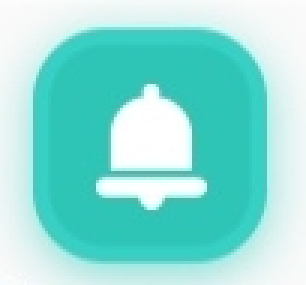
#> input picture bell.jpg, 102 x 95 px (shown 3 times larger)
$ python code.py
#> lines starting #> are read from the running program, lines starting #| are printed output that depends on the picture
import os
import subprocess
import numpy as np
import cv2
import matplotlib.pyplot as plt
import time
import random
from PIL import Image
import pytesseract
from pytesseract.pytesseract import prepare
"""
模擬器:藍牛排 5 64bit
解析度:1920*1080

bell pos :[(25,85),(40,100)]
"""
#path
phone_y_bias = 150
bell = 'bell.jpg'
notjoin = 'notjoin.jpg'
join = 'join.jpg'
next_btu = 'next.jpg'
leave = 'leave.jpg'
prepare = 'prepare.jpg'
fail = 'fail.jpg'
redbtu = 'redbtu.jpg'


pytesseract.pytesseract.tesseract_cmd = r"C:/Program Files/Tesseract-OCR/tesseract.exe"

class pos:
    def __init__(self,x1,x2,y1,y2):
        self.x1 = x1
        self.x2 = x2
        self.y1 = y1 + phone_y_bias
        self.y2 = y2 + phone_y_bias

bell_pos = pos(25,120,15,100)
missionInfo_pos = pos(330,815,600,655)
notjoin_pos = pos(80,500,1650,1750)
join_pos = pos(580,950,1650,1750)
prepare_pos = pos(320,755,1420,1550)
finish_nextstep_pos = pos(375,700,1850,1930)
leave_pos = pos(160,480,1850,1930)
redbtu_pos = pos(460,625,1690,1850)

mode = 'wait'

timeout = 500
threshold = 0.6
device_ip = 'L8AIB760R374YBF'


def adb_shell(cmd,device=None):
    if device is None:
        res = subprocess.Popen('adb '+cmd, shell=True, stdin=subprocess.PIPE, stdout=subprocess.PIPE, stderr=subprocess.PIPE,encoding='utf8')
    else:
        res = subprocess.Popen('adb -s '+device+' '+cmd, shell=True, stdin=subprocess.PIPE, stdout=subprocess.PIPE, stderr=subprocess.PIPE,encoding='utf8')
    result = res.stdout.read()
    res.wait()
    res.stdout.close()
    if res.poll() == 0:
        return result.replace('\r\n','\n')
    else:
        return '-1'

def adb_screenshot(device):
    res = subprocess.Popen('adb -s '+device+' shell screencap -p', shell=True, stdin=subprocess.PIPE, stdout=subprocess.PIPE, stderr=subprocess.PIPE)
    result = res.stdout.read()
    res.wait()
    res.stdout.close()
    if res.poll() == 0:
        return  cv2.imdecode(np.frombuffer(result.replace(b'\r\n',b'\n'), np.uint8), cv2.IMREAD_UNCHANGED)
    else:
        return '-1'

# [29 lines left out: functions calculate, classify_hist_with_split, not called in this run]

def sim(img1,img2):
    return classify_hist_with_split(img1,img2)


def picture_cut(img,pos):
    #img[start_y:start_y+hight,start_x:start_x+width]
    if pos == 'bell':
        return img[bell_pos.y1:bell_pos.y2,bell_pos.x1:bell_pos.x2]
    elif pos == 'missionInfo':
        return img[missionInfo_pos.y1:missionInfo_pos.y2,missionInfo_pos.x1:missionInfo_pos.x2]
    elif pos == 'next':
        return img[finish_nextstep_pos.y1:finish_nextstep_pos.y2,finish_nextstep_pos.x1:finish_nextstep_pos.x2]
    elif pos == 'leave':
        return img[leave_pos.y1:leave_pos.y2,leave_pos.x1:leave_pos.x2]
    elif pos == 'redbtu':
        return img[redbtu_pos.y1:redbtu_pos.y2,redbtu_pos.x1:redbtu_pos.x2]
    else:
        return img

# [35 lines left out: functions random_touch_pos, IsCorrectMission, not called in this run]

def OCR(image):
    text = pytesseract.image_to_string(cv2.resize(image,(500,50),interpolation=cv2.INTER_CUBIC), lang='chi_tra',config=r'--psm 6')
    return text


print(adb_shell('kill-server'))
print(adb_shell('version'))
print(adb_shell('connect '+device_ip))
print(adb_shell('devices'))
#read picture
Bell = cv2.imread(bell)
#> Bell is the input picture: shape (95, 102, 3); mean B, G, R 215.6, 222.9, 141.9
Notjoin = cv2.imread(notjoin)
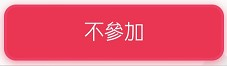
#> input picture notjoin.jpg, 227 x 66 px
#> Notjoin is the input picture: shape (66, 227, 3); mean B, G, R 113, 88.4, 234.7
Join = cv2.imread(join)
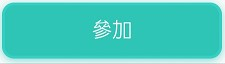
#> input picture join.jpg, 225 x 64 px
#> Join is the input picture: shape (64, 225, 3); mean B, G, R 192, 204.4, 74.8
Next = cv2.imread(next_btu)
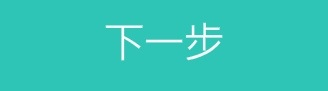
#> input picture next.jpg, 328 x 91 px
#> Next is the input picture: shape (91, 328, 3); mean B, G, R 183.5, 198, 50.7
Leave = cv2.imread(leave)
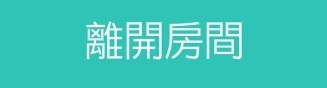
#> input picture leave.jpg, 327 x 88 px
#> Leave is the input picture: shape (88, 327, 3); mean B, G, R 187, 200.4, 62.2
Prepare = cv2.imread(prepare)
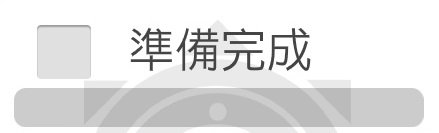
#> input picture prepare.jpg, 439 x 133 px
#> Prepare is the input picture: shape (133, 439, 3); mean B, G, R 227.6, 227.6, 227.6
Fail = cv2.imread(fail)
Redbtu = cv2.imread(redbtu)


missions = ['遺跡魔像','艾基','不死族','警衛人偶']
count = 1

while True:
    time.sleep(0.87)


    if mode == 'wait':
        screenshot = adb_screenshot(device_ip)
        rate = sim(Bell,picture_cut(screenshot,'bell'))
#> (the run stopped early here; a loop or call above may not have finished)
